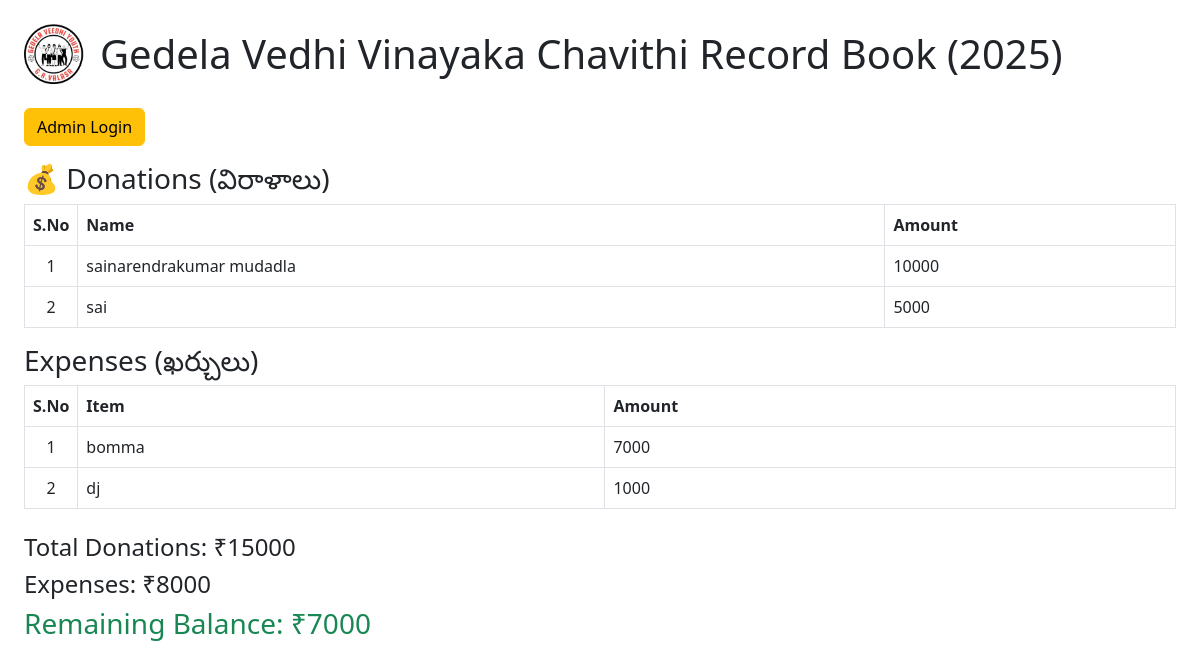
Page /dashboard on the earlier database version.
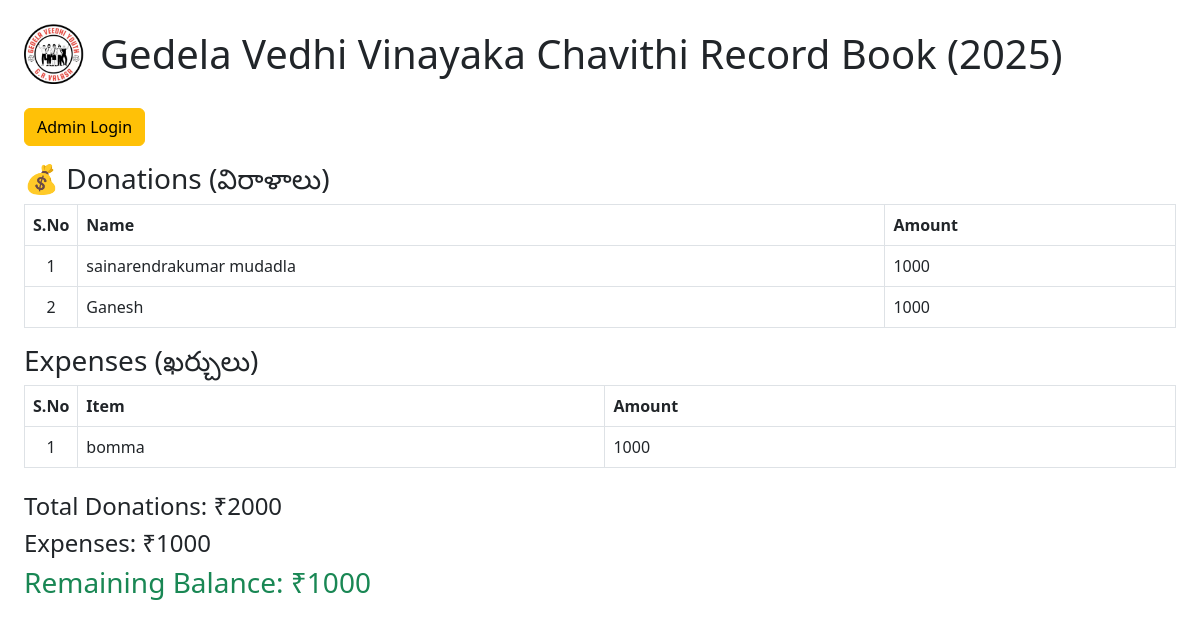
Same page on the later database version.
### tables this page shows
CREATE TABLE credit (id INTEGER PRIMARY KEY, name TEXT, amount INTEGER);

CREATE TABLE debit (id INTEGER PRIMARY KEY, item TEXT, amount INTEGER);

### app.py (the view)
@app.route('/dashboard')
def dashboard():
    conn = sqlite3.connect('database.db')
    c = conn.cursor()
    credit_data = c.execute('SELECT * FROM credit').fetchall()
    debit_data = c.execute('SELECT * FROM debit').fetchall()
    conn.close()
    total_credit = sum([row[2] for row in credit_data])
    total_debit = sum([row[2] for row in debit_data])
    balance = total_credit - total_debit
    return render_template('dashboard.html', credit_data=credit_data, debit_data=debit_data,
                           total_credit=total_credit, total_debit=total_debit, balance=balance)

### templates/dashboard.html (shortened to what this page needs)
<!DOCTYPE html>
<html>
<head>
    <link rel="stylesheet" href="https://cdn.jsdelivr.net/npm/bootstrap@5.3.0/dist/css/bootstrap.min.css">
</head>
<body class="p-4">
<div class="d-flex align-items-center mb-4">
    <img src="{{ url_for('static', filename='logo.png') }}" alt="Logo" width="60" height="60" class="me-3">
    <h1 class="mb-0">Gedela Vedhi Vinayaka Chavithi Record Book (2025)</h1>
</div>
    {% if session.admin %}
        <a href="/logout" class="btn btn-danger mb-3">Logout Admin</a>
    {% else %}
        <a href="/login" class="btn btn-warning mb-3">Admin Login</a>
    {% endif %}
    <h3>💰 Donations (విరాళాలు)</h3>
    <table class="table table-bordered">
        <colgroup>
            <col class="sno-col">
        </colgroup>
        <tr>
            <th>S.No</th>
            <th>Name</th>
            <th>Amount</th>
        </tr>
        {% for c in credit_data %}
        <tr>
            <td class="text-center">{{ loop.index }}</td>
            <td>{{ c[1] }}</td>
            <td>{{ c[2] }}</td>
        </tr>
        {% endfor %}
    </table>
    <h3>Expenses (ఖర్చులు)</h3>
    <table class="table table-bordered">
        <colgroup>
            <col class="sno-col">
        </colgroup>
        <tr>
            <th>S.No</th>
            <th>Item</th>
            <th>Amount</th>
        </tr>
        {% for d in debit_data %}
        <tr>
            <td class="text-center">{{ loop.index }}</td>
            <td>{{ d[1] }}</td>
            <td>{{ d[2] }}</td>
        </tr>
        {% endfor %}
    </table>
    <h4 class="mt-4">Total Donations: ₹{{ total_credit }}</h4>
    <h4>Expenses: ₹{{ total_debit }}</h4>
    <h3 class="text-success">Remaining Balance: ₹{{ balance }}</h3>
</body>
</html>

### templates/dashboard.html (style rules this page uses)
.sno-col { width: 50px; text-align: center; }

Differences in the rows shown:
removed debit: item "dj", amount "1000"
changed credit "sainarendrakumar mudadla": amount "10000" → "1000"
changed credit: name "sai" → "Ganesh"; amount "5000" → "1000"
changed debit "bomma": amount "7000" → "1000"
Other differences:
{{ total_credit }}: "15000" → "2000"
{{ total_debit }}: "8000" → "1000"
{{ balance }}: "7000" → "1000"
